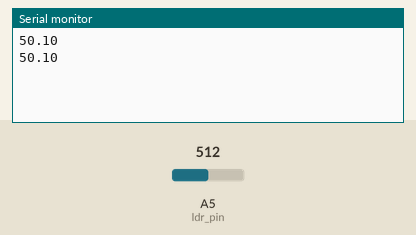
This sketch was run on a simulated Arduino Uno, built with avr-gcc and run on an emulated ATmega328P. Shown: the last lines printed to the serial monitor. The test bench sets the inputs (shaded band); at power-on: A5 (ldr_pin) = 512.

Above: at 5.8 s.
5.9 s: A5 (ldr_pin) set to 716
At 10.7 s:
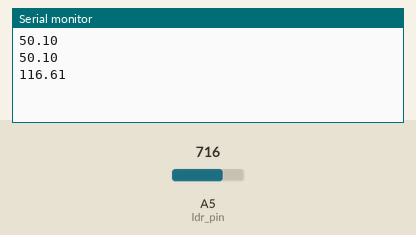
11.9 s: A5 (ldr_pin) set to 900
At 15.7 s:
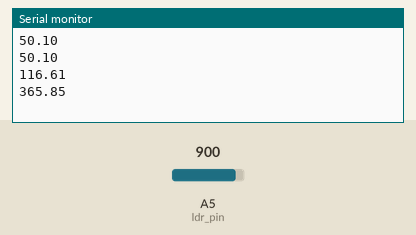
Timing chart, 0 to 17.2 s (numbered marks = the images above; inputs shaded):
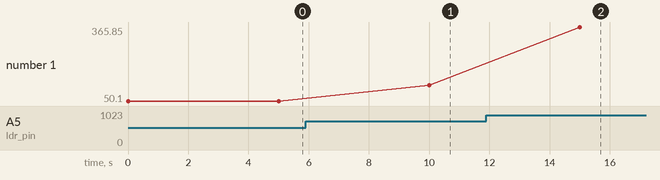

The sketch:

codigoSensorLDR.ino
```cpp
int ldr_pin = A5;
int ldr_read = 0;
float vin = 5.00;
float valor_ADC = 0.00488758, r_ohms = 10000;

void setup() {
  // put your setup code here, to run once:
  Serial.begin(9600);
}

void loop() {

  if (isnan(ldr_read)) {
    Serial.println('Erro ao ler o sensor');
  } else {
    // put your main code here, to run repeatedly:
    ldr_read = analogRead(ldr_pin);

    float vout = valor_ADC * ldr_read;
    float res_ldr = (r_ohms * (vin - vout)) / vout;
    float lux = 500 / (res_ldr / 1000);

    Serial.println(lux);


  }
  delay(5000);
}
```

Measured:
- after the input at 5.9 s, the serial monitor: prints a new line after 4.1 s (image 1)
- after the input at 11.9 s, the serial monitor: prints a new line after 3.1 s (image 2)
- plotted number 1: 50.1 → 116.61 after the input at 5.9 s, 116.61 → 365.85 after the input at 11.9 s
